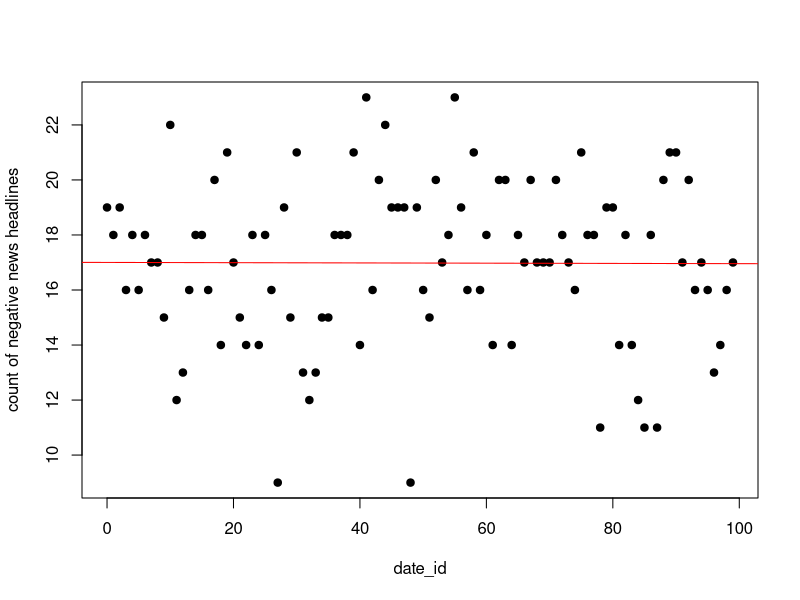
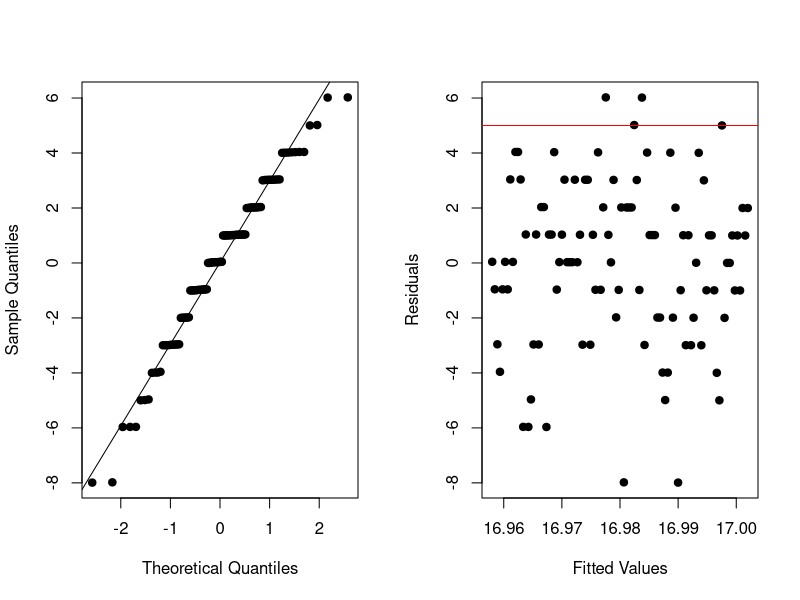
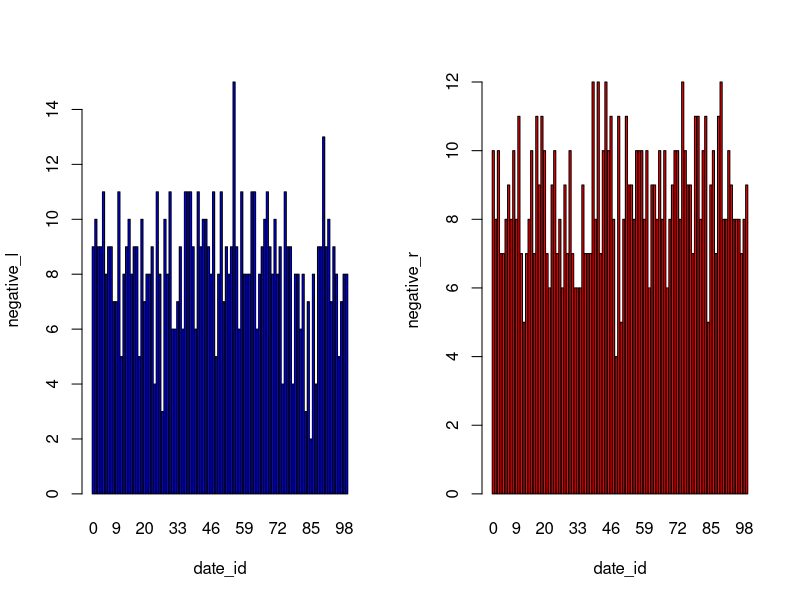

The R script that drew these images, in order:
full_data <- read.csv("../aggregated/aggregated_undersampled.csv")
head(full_data)

# MODEL 1:
# add a column for total_negative count
total_negative <- full_data$negative_l + full_data$negative_r
full_data$total_negative <- total_negative
head(full_data)

# linear model on full data
full_plot <- plot(x=full_data$date_id, y=full_data$total_negative, xlab="date_id", ylab="count of negative news headlines", pch=19)
full_model <- lm(total_negative~date_id, data=full_data)
summary(full_model)
abline(full_model, col="red")

# check residuals plot of full model
par(mfrow=c(1,2))
qqnorm(full_model$residuals, pch=19, main=" ")
qqline(full_model$residuals)
plot(full_model$fitted.values, full_model$residuals, pch=19, xlab="Fitted Values", ylab="Residuals")
abline(h=5, col="red")


# MODEL 2:
# categorial variable plot
par(mfrow=c(1,2))
barplot(height=full_data$negative_l, names.arg=full_data$date_id, xlab="date_id", ylab="negative_l", col="blue")
barplot(height=full_data$negative_r, names.arg=full_data$date_id, xlab="date_id", ylab="negative_r", col="red")

library(reshape)
sliced_df <- full_data[, c("date_id", "negative_l", "negative_r")]
head(sliced_df)
long_data <- melt(sliced_df, id=c("date_id"))
head(long_data)

t_date_id <- rep(long_data$date_id, times=long_data$value)
t_negative <- rep(long_data$variable, times=long_data$value)

cat_data <- data.frame(date_id=t_date_id, negative=t_negative)
head(cat_data)

cat_data$negative_l <- as.factor(ifelse(cat_data$negative=="negative_l", "1", "0"))
cat_data$negative_r <- as.factor(ifelse(cat_data$negative=="negative_r", "1", "0"))
head(cat_data, 10)
tail(cat_data, 10)

cat_model <- lm(date_id~negative_l, data=cat_data)
summary(cat_model)
